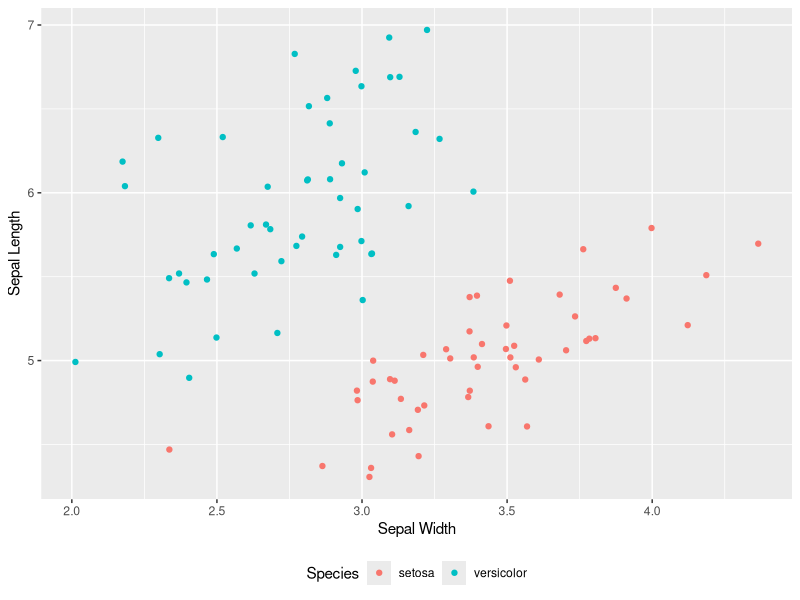

R code for this plot:
library(ggplot2)

data(iris)
iris2cat = iris[1:100,]

f = ggplot(iris2cat, aes(Sepal.Width, 
                        Sepal.Length, colour = Species))
f + geom_jitter() + scale_colour_hue() + 
  theme(legend.position = "bottom") + labs(x = 'Sepal Width', y = "Sepal Length")